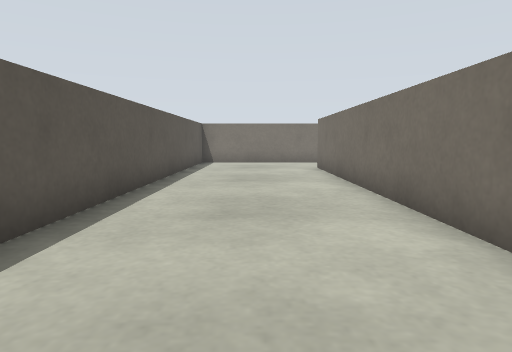
view 1 (above)

18 first-person views from a walk through a world built for the Gazebo simulator. The camera is 0.5 m above the floor, tilts 6° down and sees 75° across. The floor is counted in squares, 0.5 m on a side. Each view is taken from the middle of a square. On the plan, view 1 faces up. The plan holds only what a view shows up to about 12 squares ahead; the rest is blank. The place goes on beyond the plan.

view 2
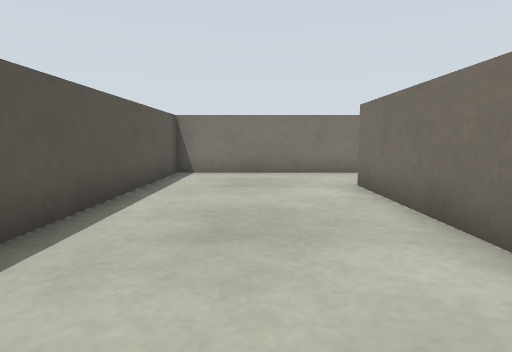

view 3
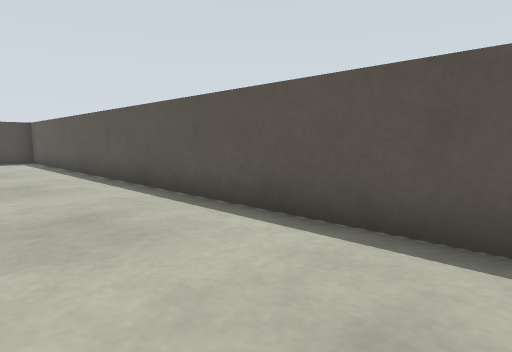

view 4
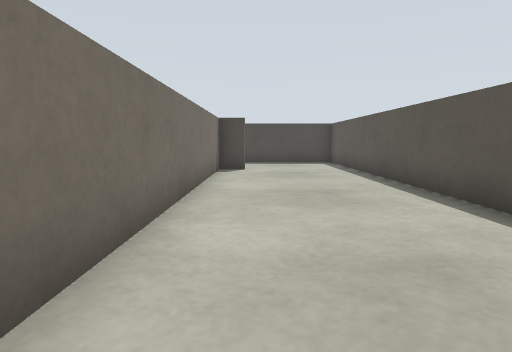

view 5
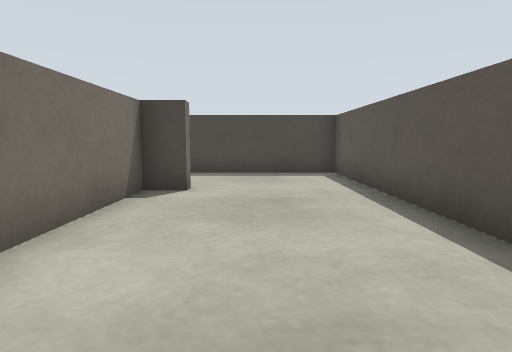

view 6
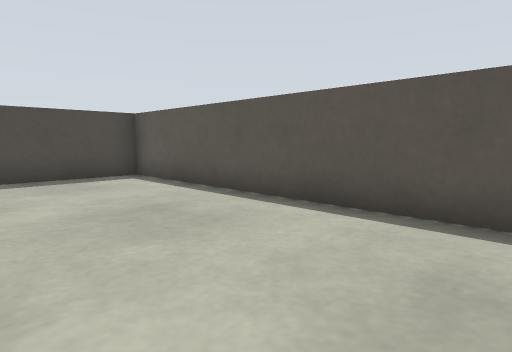

view 7
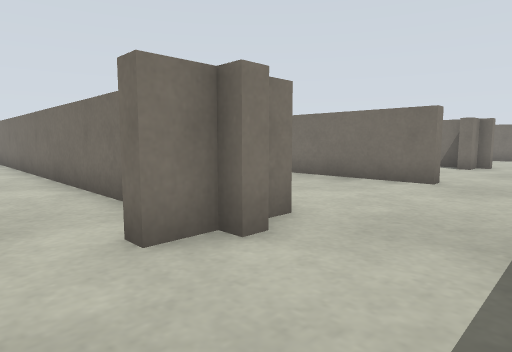

view 8
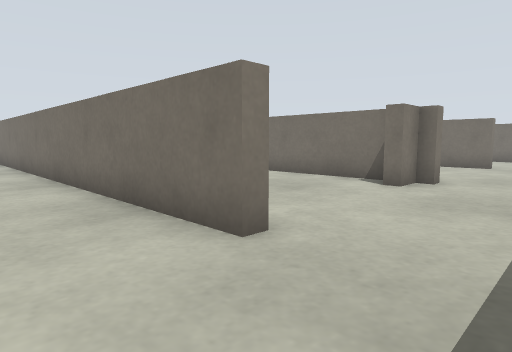

view 9
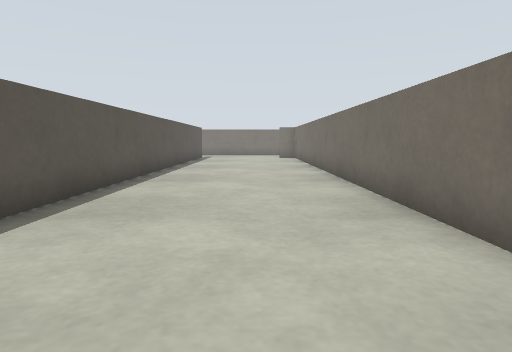

view 10
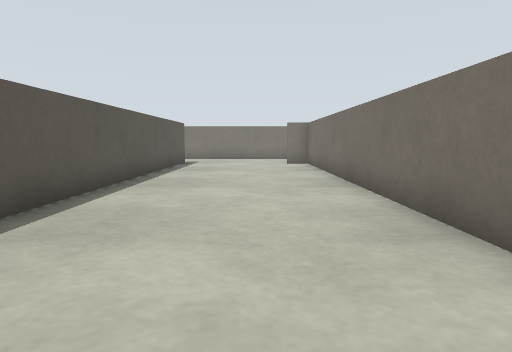

view 11
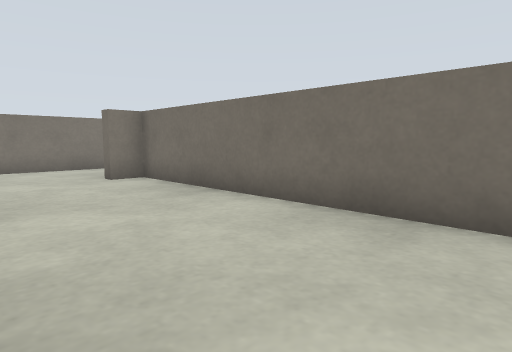

view 12
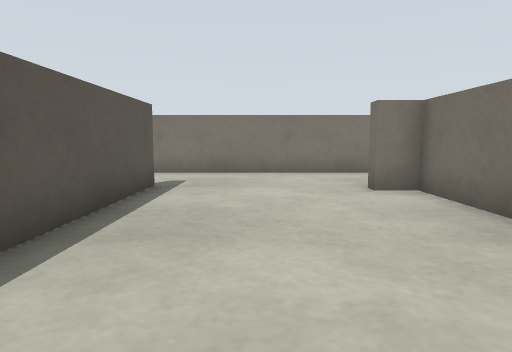

view 13
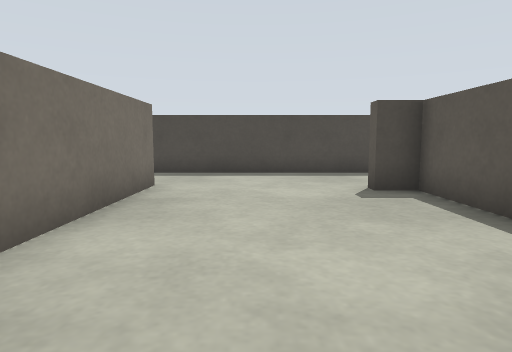

view 14
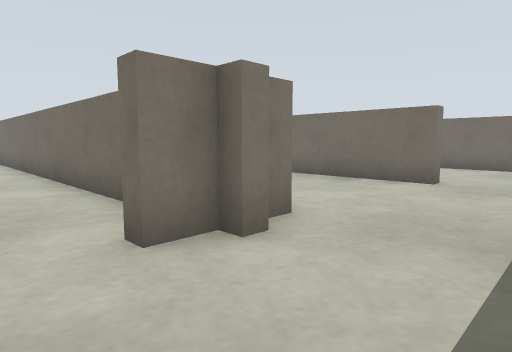

view 15
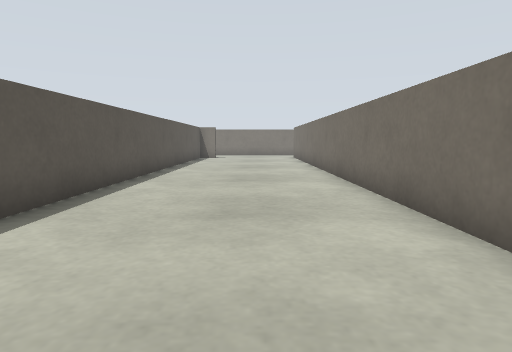

view 16
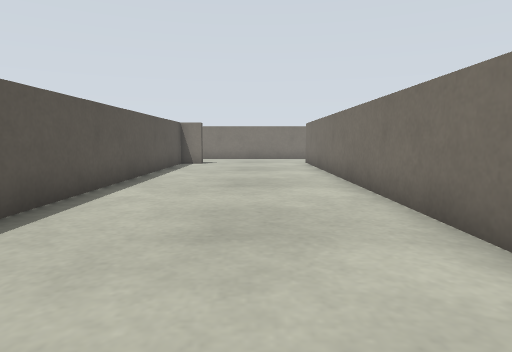

view 17
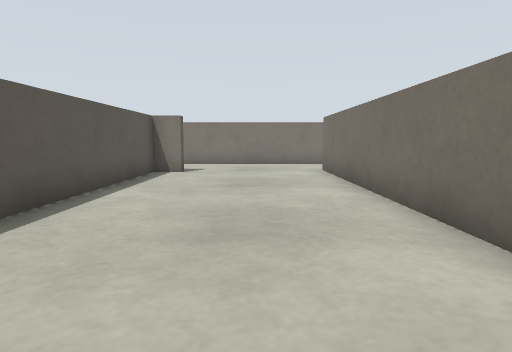

view 18
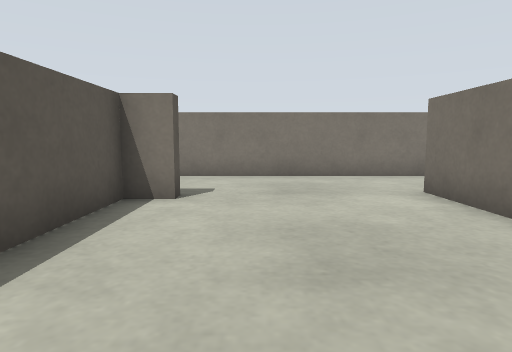

### Floor plan
Points are (right, up) in squares from view 1. A wall is a line through its corners. A room is listed if a view was taken in it or the views show most of it. See-through windows are left out.
Room 1 (views 1, 2, 3, 4, 5, 6, 7)
walls: (2.3, -8.7) (2.3, 12.5); (1.4, -9.1) (1.4, -8.7); (2.3, -9.5) (2.3, -9.1); (-2.5, 15.5) (-2.5, -12.5)
low walls: (1.4, -8.7) (2.3, -8.7); (2.5, 15.5) (-2.5, 15.5); (-2.5, -12.5) (1.5, -12.5)
ways out: opening at (2.5, -11) to room 2; opening at (3, 14) to room 2
Room 2 (views 8, 9, 10, 11, 12, 13)
walls: (2.7, -6.1) (2.7, -8.7); (2.3, -9.1) (1.4, -9.1); (8.8, -9.5) (8.3, -9.5) (8.3, 11.7); (2.8, -9.5) (2.3, -9.5); (2.7, 12.5) (2.7, -3.9)
low walls: (3.6, -8.7) (3.6, -9.1) (3.1, -9.1); (8.3, 11.7) (7.4, 11.7) (7.4, 12.1); (1.5, -12.5) (9.2, -12.5); (7.4, 15.5) (2.5, 15.5)
ways out: opening at (2.5, -11) to room 1; opening at (3, 14) to room 1; opening at (8.5, 14) to room 3; opening at (9, -11) to room 3
Room 3 (views 14, 15, 16, 17, 18)
walls: (8.7, 11.7) (8.7, -3.9); (14.3, -8.4) (14.3, 12.5); (13.4, -9.1) (13.4, -8.6); (14.3, -9.5) (14.3, -9.1)
low walls: (9.6, 12.1) (9.6, 11.7); (14.4, 15.5) (7.4, 15.5)
ways out: opening at (8.5, 14) to room 2; opening at (9, -11) to room 2; opening at (14.5, -11); opening at (15, 14)

Positions as (right, up) in squares from view 1, and headings:
1: (0, 0), facing up
2: (0, 5), facing up
3: (1, 5), facing down-left
4: (1, 3), facing down
5: (0, -2), facing down
6: (2, -3), facing down-left
7: (0, -12), facing up-right
8: (6, -12), facing up-right
9: (6, -8), facing up
10: (6, -3), facing up
11: (4, 3), facing up-right
12: (5, 5), facing up
13: (6, -2), facing down
14: (12, -12), facing up-right
15: (12, -8), facing up
16: (12, -3), facing up
17: (12, 1), facing up
18: (11, 6), facing up
